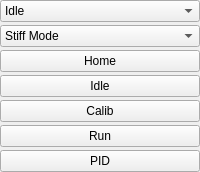
       <widget class="QWidget" name="buttonsContainer" native="true">
        <property name="minimumSize">
         <size>
          <width>0</width>
          <height>0</height>
         </size>
        </property>
        <property name="maximumSize">
         <size>
          <width>16777215</width>
          <height>16777215</height>
         </size>
        </property>
        <layout class="QVBoxLayout" name="verticalLayout">
         <property name="spacing">
          <number>3</number>
         </property>
         <property name="leftMargin">
          <number>0</number>
         </property>
         <property name="topMargin">
          <number>0</number>
         </property>
         <property name="rightMargin">
          <number>0</number>
         </property>
         <property name="bottomMargin">
          <number>0</number>
         </property>
         <item>
          <widget class="QComboBox" name="comboMode">
           <property name="mouseTracking">
            <bool>false</bool>
           </property>
           <property name="styleSheet">
            <string notr="true"/>
           </property>
           <property name="editable">
            <bool>false</bool>
           </property>
           <item>
            <property name="text">
             <string>Idle</string>
            </property>
           </item>
           <item>
            <property name="text">
             <string>Position</string>
            </property>
           </item>
           <item>
            <property name="text">
             <string>Position Direct</string>
            </property>
           </item>
           <item>
            <property name="text">
             <string>Mixed</string>
            </property>
           </item>
           <item>
            <property name="text">
             <string>Velocity</string>
            </property>
           </item>
           <item>
            <property name="text">
             <string>Torque</string>
            </property>
           </item>
           <item>
            <property name="text">
             <string>Openloop</string>
            </property>
           </item>
          </widget>
         </item>
         <item>
          <widget class="QComboBox" name="comboInteraction">
           <property name="mouseTracking">
            <bool>false</bool>
           </property>
           <item>
            <property name="text">
             <string>Stiff Mode</string>
            </property>
           </item>
           <item>
            <property name="text">
             <string>Compliant Mode</string>
            </property>
           </item>
          </widget>
         </item>
         <item>
          <widget class="QPushButton" name="buttonHome">
           <property name="text">
            <string>Home</string>
           </property>
          </widget>
         </item>
         <item>
          <widget class="QPushButton" name="buttonIdle">
           <property name="text">
            <string>Idle</string>
           </property>
          </widget>
         </item>
         <item>
          <widget class="QPushButton" name="buttonCalib">
           <property name="text">
            <string>Calib</string>
           </property>
          </widget>
         </item>
         <item>
          <widget class="QPushButton" name="buttonRun">
           <property name="text">
            <string>Run</string>
           </property>
          </widget>
         </item>
         <item>
          <widget class="QPushButton" name="buttonPid">
           <property name="text">
            <string>PID</string>
           </property>
          </widget>
         </item>
        </layout>
       </widget>
